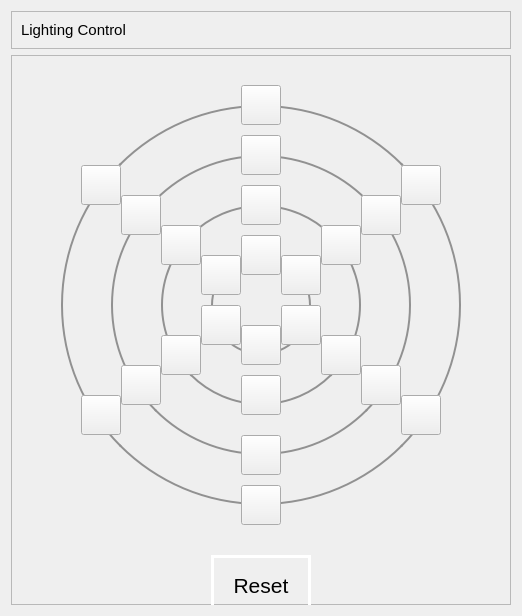
           <widget class="QWidget" name="rtiControlContainer" native="true">
            <property name="minimumSize">
             <size>
              <width>0</width>
              <height>0</height>
             </size>
            </property>
            <property name="maximumSize">
             <size>
              <width>16777215</width>
              <height>16777215</height>
             </size>
            </property>
            <layout class="QVBoxLayout" name="verticalLayout_7">
             <item alignment="Qt::AlignmentFlag::Qt::AlignmentFlag::AlignTop">
              <widget class="QFrame" name="frame_13">
               <property name="frameShape">
                <enum>QFrame::Shape::StyledPanel</enum>
               </property>
               <property name="frameShadow">
                <enum>QFrame::Shadow::Raised</enum>
               </property>
               <layout class="QHBoxLayout" name="horizontalLayout_13">
                <item alignment="">
                 <widget class="QLabel" name="label_4">
                  <property name="font">
                   <font>
                    <pointsize>11</pointsize>
                   </font>
                  </property>
                  <property name="text">
                   <string>Lighting Control</string>
                  </property>
                 </widget>
                </item>
               </layout>
              </widget>
             </item>
             <item>
              <widget class="QFrame" name="rtiFrame">
               <property name="sizePolicy">
                <sizepolicy hsizetype="Preferred" vsizetype="Expanding">
                 <horstretch>0</horstretch>
                 <verstretch>0</verstretch>
                </sizepolicy>
               </property>
               <property name="minimumSize">
                <size>
                 <width>500</width>
                 <height>550</height>
                </size>
               </property>
               <property name="styleSheet">
                <string notr="true"/>
               </property>
               <property name="frameShape">
                <enum>QFrame::Shape::StyledPanel</enum>
               </property>
               <property name="frameShadow">
                <enum>QFrame::Shadow::Raised</enum>
               </property>
               <widget class="QPushButton" name="led_Layer_1">
                <property name="geometry">
                 <rect>
                  <x>50</x>
                  <y>50</y>
                  <width>400</width>
                  <height>400</height>
                 </rect>
                </property>
                <property name="styleSheet">
                 <string notr="true">border: 2px solid #919191;  /* Border color */
border-radius: 200px;  /* Half of the button's width/height */
background-color: transparent;
font-size: 16px;
color: #4CAF50;</string>
                </property>
                <property name="text">
                 <string/>
                </property>
               </widget>
               <widget class="QPushButton" name="led_Layer_3">
                <property name="geometry">
                 <rect>
                  <x>150</x>
                  <y>150</y>
                  <width>200</width>
                  <height>200</height>
                 </rect>
                </property>
                <property name="styleSheet">
                 <string notr="true">border: 2px solid #919191;  /* Border color */
border-radius: 100px;  /* Half of the button's width/height */
background-color: transparent;
font-size: 16px;
color: #4CAF50;</string>
                </property>
                <property name="text">
                 <string/>
                </property>
               </widget>
               <widget class="QPushButton" name="led_Layer_2">
                <property name="geometry">
                 <rect>
                  <x>100</x>
                  <y>100</y>
                  <width>300</width>
                  <height>300</height>
                 </rect>
                </property>
                <property name="styleSheet">
                 <string notr="true">border: 2px solid #919191;  /* Border color */
border-radius: 150px;  /* Half of the button's width/height */
background-color: transparent;
font-size: 16px;
color: #4CAF50;</string>
                </property>
                <property name="text">
                 <string/>
                </property>
               </widget>
               <widget class="QPushButton" name="led_Layer_4">
                <property name="geometry">
                 <rect>
                  <x>200</x>
                  <y>200</y>
                  <width>100</width>
                  <height>100</height>
                 </rect>
                </property>
                <property name="styleSheet">
                 <string notr="true">border: 2px solid #919191;  /* Border color */
border-radius: 50px;  /* Half of the button's width/height */
background-color: transparent;
font-size: 16px;
color: #4CAF50;</string>
                </property>
                <property name="text">
                 <string/>
                </property>
               </widget>
               <widget class="QPushButton" name="led_button_16">
                <property name="geometry">
                 <rect>
                  <x>230</x>
                  <y>30</y>
                  <width>40</width>
                  <height>40</height>
                 </rect>
                </property>
                <property name="styleSheet">
                 <string notr="true"/>
                </property>
                <property name="text">
                 <string/>
                </property>
               </widget>
               <widget class="QPushButton" name="led_button_14">
                <property name="geometry">
                 <rect>
                  <x>230</x>
                  <y>130</y>
                  <width>40</width>
                  <height>40</height>
                 </rect>
                </property>
                <property name="styleSheet">
                 <string notr="true"/>
                </property>
                <property name="text">
                 <string/>
                </property>
               </widget>
               <widget class="QPushButton" name="led_button_15">
                <property name="geometry">
                 <rect>
                  <x>230</x>
                  <y>80</y>
                  <width>40</width>
                  <height>40</height>
                 </rect>
                </property>
                <property name="styleSheet">
                 <string notr="true"/>
                </property>
                <property name="text">
                 <string/>
                </property>
               </widget>
               <widget class="QPushButton" name="led_button_3">
                <property name="geometry">
                 <rect>
                  <x>230</x>
                  <y>320</y>
                  <width>40</width>
                  <height>40</height>
                 </rect>
                </property>
                <property name="styleSheet">
                 <string notr="true"/>
                </property>
                <property name="text">
                 <string/>
                </property>
               </widget>
               <widget class="QPushButton" name="led_button_13">
                <property name="geometry">
                 <rect>
                  <x>230</x>
                  <y>180</y>
                  <width>40</width>
                  <height>40</height>
                 </rect>
                </property>
                <property name="styleSheet">
                 <string notr="true"/>
                </property>
                <property name="text">
                 <string/>
                </property>
               </widget>
               <widget class="QPushButton" name="led_button_2">
                <property name="geometry">
                 <rect>
                  <x>230</x>
                  <y>380</y>
                  <width>40</width>
                  <height>40</height>
                 </rect>
                </property>
                <property name="styleSheet">
                 <string notr="true"/>
                </property>
                <property name="text">
                 <string/>
                </property>
               </widget>
               <widget class="QPushButton" name="led_button_10">
                <property name="geometry">
                 <rect>
                  <x>110</x>
                  <y>140</y>
                  <width>40</width>
                  <height>40</height>
                 </rect>
                </property>
                <property name="styleSheet">
                 <string notr="true"/>
                </property>
                <property name="text">
                 <string/>
                </property>
               </widget>
               <widget class="QPushButton" name="led_button_17">
                <property name="geometry">
                 <rect>
                  <x>390</x>
                  <y>110</y>
                  <width>40</width>
                  <height>40</height>
                 </rect>
                </property>
                <property name="styleSheet">
                 <string notr="true"/>
                </property>
                <property name="text">
                 <string/>
                </property>
               </widget>
               <widget class="QPushButton" name="led_button_1">
                <property name="geometry">
                 <rect>
                  <x>230</x>
                  <y>430</y>
                  <width>40</width>
                  <height>40</height>
                 </rect>
                </property>
                <property name="styleSheet">
                 <string notr="true"/>
                </property>
                <property name="text">
                 <string/>
                </property>
               </widget>
               <widget class="QPushButton" name="led_button_4">
                <property name="geometry">
                 <rect>
                  <x>230</x>
                  <y>270</y>
                  <width>40</width>
                  <height>40</height>
                 </rect>
                </property>
                <property name="styleSheet">
                 <string notr="true"/>
                </property>
                <property name="text">
                 <string/>
                </property>
               </widget>
               <widget class="QPushButton" name="led_button_9">
                <property name="geometry">
                 <rect>
                  <x>70</x>
                  <y>110</y>
                  <width>40</width>
                  <height>40</height>
                 </rect>
                </property>
                <property name="styleSheet">
                 <string notr="true"/>
                </property>
                <property name="text">
                 <string/>
                </property>
               </widget>
               <widget class="QPushButton" name="led_button_22">
                <property name="geometry">
                 <rect>
                  <x>310</x>
                  <y>280</y>
                  <width>40</width>
                  <height>40</height>
                 </rect>
                </property>
                <property name="styleSheet">
                 <string notr="true"/>
                </property>
                <property name="text">
                 <string/>
                </property>
               </widget>
               <widget class="QPushButton" name="led_button_6">
                <property name="geometry">
                 <rect>
                  <x>150</x>
                  <y>280</y>
                  <width>40</width>
                  <height>40</height>
                 </rect>
                </property>
                <property name="styleSheet">
                 <string notr="true"/>
                </property>
                <property name="text">
                 <string/>
                </property>
               </widget>
               <widget class="QPushButton" name="led_button_23">
                <property name="geometry">
                 <rect>
                  <x>350</x>
                  <y>310</y>
                  <width>40</width>
                  <height>40</height>
                 </rect>
                </property>
                <property name="styleSheet">
                 <string notr="true"/>
                </property>
                <property name="text">
                 <string/>
                </property>
               </widget>
               <widget class="QPushButton" name="led_button_18">
                <property name="geometry">
                 <rect>
                  <x>350</x>
                  <y>140</y>
                  <width>40</width>
                  <height>40</height>
                 </rect>
                </property>
                <property name="styleSheet">
                 <string notr="true"/>
                </property>
                <property name="text">
                 <string/>
                </property>
               </widget>
               <widget class="QPushButton" name="led_button_11">
                <property name="geometry">
                 <rect>
                  <x>150</x>
                  <y>170</y>
                  <width>40</width>
                  <height>40</height>
                 </rect>
                </property>
                <property name="styleSheet">
                 <string notr="true"/>
                </property>
                <property name="text">
                 <string/>
                </property>
               </widget>
               <widget class="QPushButton" name="led_button_20">
                <property name="geometry">
                 <rect>
                  <x>270</x>
                  <y>200</y>
                  <width>40</width>
                  <height>40</height>
                 </rect>
                </property>
                <property name="styleSheet">
                 <string notr="true"/>
                </property>
                <property name="text">
                 <string/>
                </property>
               </widget>
               <widget class="QPushButton" name="led_button_7">
                <property name="geometry">
                 <rect>
                  <x>110</x>
                  <y>310</y>
                  <width>40</width>
                  <height>40</height>
                 </rect>
                </property>
                <property name="styleSheet">
                 <string notr="true"/>
                </property>
                <property name="text">
                 <string/>
                </property>
               </widget>
               <widget class="QPushButton" name="led_button_8">
                <property name="geometry">
                 <rect>
                  <x>70</x>
                  <y>340</y>
                  <width>40</width>
                  <height>40</height>
                 </rect>
                </property>
                <property name="styleSheet">
                 <string notr="true"/>
                </property>
                <property name="text">
                 <string/>
                </property>
               </widget>
               <widget class="QPushButton" name="led_button_24">
                <property name="geometry">
                 <rect>
                  <x>390</x>
                  <y>340</y>
                  <width>40</width>
                  <height>40</height>
                 </rect>
                </property>
                <property name="styleSheet">
                 <string notr="true"/>
                </property>
                <property name="text">
                 <string/>
                </property>
               </widget>
               <widget class="QPushButton" name="led_button_21">
                <property name="geometry">
                 <rect>
                  <x>270</x>
                  <y>250</y>
                  <width>40</width>
                  <height>40</height>
                 </rect>
                </property>
                <property name="styleSheet">
                 <string notr="true"/>
                </property>
                <property name="text">
                 <string/>
                </property>
               </widget>
               <widget class="QPushButton" name="led_button_19">
                <property name="geometry">
                 <rect>
                  <x>310</x>
                  <y>170</y>
                  <width>40</width>
                  <height>40</height>
                 </rect>
                </property>
                <property name="styleSheet">
                 <string notr="true"/>
                </property>
                <property name="text">
                 <string/>
                </property>
               </widget>
               <widget class="QPushButton" name="led_button_12">
                <property name="geometry">
                 <rect>
                  <x>190</x>
                  <y>200</y>
                  <width>40</width>
                  <height>40</height>
                 </rect>
                </property>
                <property name="styleSheet">
                 <string notr="true"/>
                </property>
                <property name="text">
                 <string/>
                </property>
               </widget>
               <widget class="QPushButton" name="led_button_5">
                <property name="geometry">
                 <rect>
                  <x>190</x>
                  <y>250</y>
                  <width>40</width>
                  <height>40</height>
                 </rect>
                </property>
                <property name="styleSheet">
                 <string notr="true"/>
                </property>
                <property name="text">
                 <string/>
                </property>
               </widget>
               <widget class="QPushButton" name="rti_reset_button">
                <property name="geometry">
                 <rect>
                  <x>200</x>
                  <y>500</y>
                  <width>100</width>
                  <height>60</height>
                 </rect>
                </property>
                <property name="font">
                 <font>
                  <pointsize>16</pointsize>
                 </font>
                </property>
                <property name="styleSheet">
                 <string notr="true">border: 3px solid #ffffff;  /* Border color */
background-color: transparent;
padding: 8px;</string>
                </property>
                <property name="text">
                 <string>Reset</string>
                </property>
               </widget>
              </widget>
             </item>
            </layout>
           </widget>
